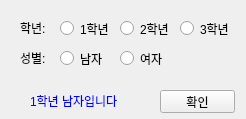
<?xml version="1.0" encoding="UTF-8"?>
<ui version="4.0">
 <class>MainWindow</class>
 <widget class="QMainWindow" name="MainWindow">
  <property name="geometry">
   <rect>
    <x>0</x>
    <y>0</y>
    <width>246</width>
    <height>119</height>
   </rect>
  </property>
  <property name="windowTitle">
   <string>MainWindow</string>
  </property>
  <widget class="QWidget" name="centralwidget">
   <widget class="QRadioButton" name="radioMale">
    <property name="geometry">
     <rect>
      <x>60</x>
      <y>50</y>
      <width>51</width>
      <height>17</height>
     </rect>
    </property>
    <property name="text">
     <string>남자</string>
    </property>
    <property name="checked">
     <bool>false</bool>
    </property>
    <attribute name="buttonGroup">
     <string notr="true">grpGender</string>
    </attribute>
   </widget>
   <widget class="QRadioButton" name="radioFemale">
    <property name="geometry">
     <rect>
      <x>120</x>
      <y>50</y>
      <width>51</width>
      <height>17</height>
     </rect>
    </property>
    <property name="text">
     <string>여자</string>
    </property>
    <attribute name="buttonGroup">
     <string notr="true">grpGender</string>
    </attribute>
   </widget>
   <widget class="QLabel" name="label">
    <property name="geometry">
     <rect>
      <x>20</x>
      <y>50</y>
      <width>31</width>
      <height>16</height>
     </rect>
    </property>
    <property name="text">
     <string>성별:</string>
    </property>
    <property name="alignment">
     <set>Qt::AlignLeading|Qt::AlignLeft|Qt::AlignVCenter</set>
    </property>
   </widget>
   <widget class="QLabel" name="label_2">
    <property name="geometry">
     <rect>
      <x>20</x>
      <y>20</y>
      <width>31</width>
      <height>16</height>
     </rect>
    </property>
    <property name="text">
     <string>학년:</string>
    </property>
    <property name="alignment">
     <set>Qt::AlignLeading|Qt::AlignLeft|Qt::AlignVCenter</set>
    </property>
   </widget>
   <widget class="QRadioButton" name="radio2">
    <property name="geometry">
     <rect>
      <x>120</x>
      <y>20</y>
      <width>61</width>
      <height>17</height>
     </rect>
    </property>
    <property name="text">
     <string>2학년</string>
    </property>
    <attribute name="buttonGroup">
     <string notr="true">grpYear</string>
    </attribute>
   </widget>
   <widget class="QRadioButton" name="radio3">
    <property name="geometry">
     <rect>
      <x>180</x>
      <y>20</y>
      <width>61</width>
      <height>17</height>
     </rect>
    </property>
    <property name="text">
     <string>3학년</string>
    </property>
    <attribute name="buttonGroup">
     <string notr="true">grpYear</string>
    </attribute>
   </widget>
   <widget class="QRadioButton" name="radio1">
    <property name="geometry">
     <rect>
      <x>60</x>
      <y>20</y>
      <width>51</width>
      <height>17</height>
     </rect>
    </property>
    <property name="text">
     <string>1학년</string>
    </property>
    <attribute name="buttonGroup">
     <string notr="true">grpYear</string>
    </attribute>
   </widget>
   <widget class="QPushButton" name="btnOK">
    <property name="geometry">
     <rect>
      <x>160</x>
      <y>90</y>
      <width>75</width>
      <height>23</height>
     </rect>
    </property>
    <property name="text">
     <string>확인</string>
    </property>
   </widget>
   <widget class="QLabel" name="lblMsg">
    <property name="geometry">
     <rect>
      <x>30</x>
      <y>90</y>
      <width>111</width>
      <height>21</height>
     </rect>
    </property>
    <property name="styleSheet">
     <string notr="true">color: rgb(0, 0, 255);</string>
    </property>
    <property name="text">
     <string>1학년 남자입니다</string>
    </property>
   </widget>
  </widget>
 </widget>
 <resources/>
 <connections/>
 <buttongroups>
  <buttongroup name="grpYear"/>
  <buttongroup name="grpGender"/>
 </buttongroups>
</ui>
